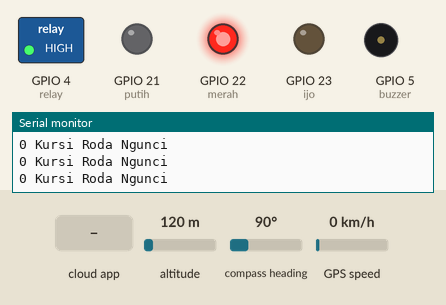
This sketch was run on a simulated ESP32. Parts: switched loads named in the sketch (green lamp = pin HIGH), output pins drawn as LEDs (lit = HIGH), buzzer (waves = sounding, pin HIGH), the last lines printed to the serial monitor. The inputs (shaded band) are chosen by the test bench; at power-on: altitude 120 m, compass heading 90°, GPS speed 0 km/h. WiFi joins after 1.5 s; servers stay silent unless stated; the GPS gets a fix after 3 s at 37.7749, -122.4194 with 8 satellites; the Firebase database answers and starts empty.

Above: at 2.7 s.
2.8 s: the phone or cloud app sets durasi to 1
At 3.2 s:
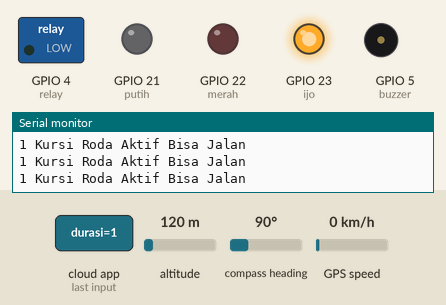
4.3 s: the phone or cloud app sets durasi to 0
At 6.0 s:
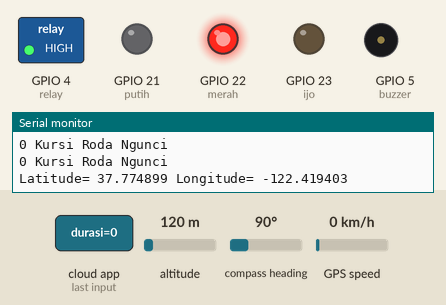
Timing chart, 0 to 7.5 s (numbered marks = the images above; inputs shaded):
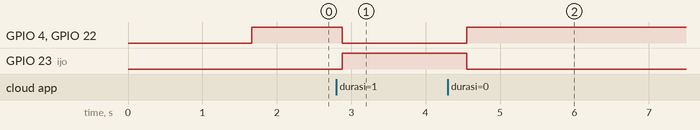

The sketch:

smartwheelfix.ino
```cpp
#include <ArduinoJson.h>
#include <WiFi.h>
#include <IOXhop_FirebaseESP32.h>

#define FIREBASE_HOST "wheel-c097a.firebaseio.com"              //Your Firebase Project URL goes here without "http:" , "\" and "/"
#define FIREBASE_AUTH "WwFRAezGKnlE4gs8WYuL4p65RdNAMP2M1HypuPDC"       //Your Firebase Database Secret goes here
#define WIFI_SSID "diki"                                     //your WiFi SSID for which yout NodeMCU connects
#define WIFI_PASSWORD "misquinn"                                      //Password of your wifi network

#include <TinyGPS++.h>
TinyGPSPlus gps;

int R ; // variabel untuk seleksi kondisi relay
int metode ; // untuk switch case
float latitude ;
float longitude ;
String lati, longi ; //variabel untuk di kirim ke firebase

#define relay 4
#define buzzer 5
#define ijo 23
#define merah 22
#define putih 21

void setup() {
  Serial.begin(9600) ;
  pinMode(ijo,OUTPUT) ; //Led Hijau Indikator Kursi Roda Jalan/nyala// Relay OFF
  pinMode(merah,OUTPUT) ; //Led Merah Indikator Kursi Roda Mati/waktu habis// Relay ON
  pinMode(buzzer,OUTPUT) ;  //Buzzer nyala indikator kursi mau habis // Relay ON
  pinMode(putih,OUTPUT) ; //Led Putih nyala indikator Standby// Relay OFF
  pinMode(relay,OUTPUT) ; //pin Relay
  WiFi.begin(WIFI_SSID,WIFI_PASSWORD);
  Serial.print("connecting");
  while (WiFi.status()!=WL_CONNECTED){
    Serial.print(".");
    delay(500);
  }
  Serial.println();
  Serial.print("connected:");
  Serial.println(WiFi.localIP());
  Firebase.begin(FIREBASE_HOST,FIREBASE_AUTH);
}

void loop() {
    while (Serial.available() > 0){
    gps.encode(Serial.read());
    if (gps.location.isUpdated()){
      latitude =  gps.location.lat() ; //mendapatkan nilai latitude
      longitude = gps.location.lng() ; //mendapatkan nilai longitude
      lati = String(latitude,6) ;
      longi = String (longitude,6) ;
      Serial.print("Latitude= ");
      Serial.print (latitude,6); //Serial.print(gps.location.lat(), 6);
      Serial.print(" Longitude= ");
      Serial.println (longitude,6); //Serial.println(gps.location.lng(), 6);
      Firebase.setString("latitude",lati);
      Firebase.setString("longitude",longi);

   R=Firebase.getString("durasi").toInt();   //Pembacaan di Firebase
   Serial.print(R) ;
   if(R==0)
   metode = 1 ;
   else if(R==1 || R==2 || R==3)
   metode = 2 ;
   else if (R==5)
   metode = 3 ;
   else if (R==9)
   metode = 4 ;
switch (metode){
  case 1 : mati() ;
  break ;
  case 2 : nyala() ;
  break ;
  case 3 : standby() ;
  break ;
  case 4 : buzer() ;
  break ;
}
    }
    }
     R=Firebase.getString("durasi").toInt();   //Pembacaan di Firebase
     Serial.print(R) ;
     if(R==0)
     metode = 1 ;
     else if(R==1 || R==2 || R==3)
     metode = 2 ;
     else if (R==5)
     metode = 3 ;
     else if (R==9)
     metode = 4 ;

switch (metode){
  case 1 : mati() ;
  break ;
  case 2 : nyala() ;
  break ;
  case 3 : standby() ;
  break ;
  case 4 : buzer() ;
  break ;
}
}
void mati(){
  Serial.println(" Kursi Roda Ngunci") ; //Relay ON led merah nyala
  digitalWrite(ijo,LOW) ;
  digitalWrite(putih,LOW) ;
  digitalWrite(buzzer,LOW);
  digitalWrite(merah,HIGH) ;
  digitalWrite(relay,HIGH); //lampu di relay mati
}
void nyala() {
  Serial.println(" Kursi Roda Aktif Bisa Jalan") ; // Relay OFF led hijau nyala
  digitalWrite(ijo,HIGH) ;
  digitalWrite(merah,LOW) ;
  digitalWrite(buzzer,LOW) ;
  digitalWrite(putih,LOW) ;
  digitalWrite(relay,LOW); //lampu di relay nyala
}
void standby() {
  Serial.println(" Kursi Roda Standby") ; //Relay OFF led putih nyala
  digitalWrite(putih,HIGH) ;
  digitalWrite(merah,LOW) ;
  digitalWrite(buzzer,LOW) ;
  digitalWrite(ijo,LOW) ;
  digitalWrite(relay,LOW); //lampu di relay nyala
}
void buzer(){
  Serial.println(" Kursi Roda Mau Habis") ; //Relay OFF led hijau nyala
  digitalWrite(ijo,HIGH) ;
  digitalWrite(buzzer,HIGH);
  digitalWrite(relay,LOW);
  delay(200) ;
  digitalWrite(ijo,HIGH) ;
  digitalWrite(buzzer,LOW);
  digitalWrite(relay,LOW);
  delay(200) ;
}
```

Measured:
- after the input at 2.8 s, GPIO 4 (relay), GPIO 22 (merah): HIGH → LOW after 0.08 s; GPIO 23 (ijo): LOW → HIGH after 0.08 s
- after the input at 4.3 s, GPIO 4 (relay), GPIO 22 (merah): LOW → HIGH after 0.25 s; GPIO 23 (ijo): HIGH → LOW after 0.25 s
